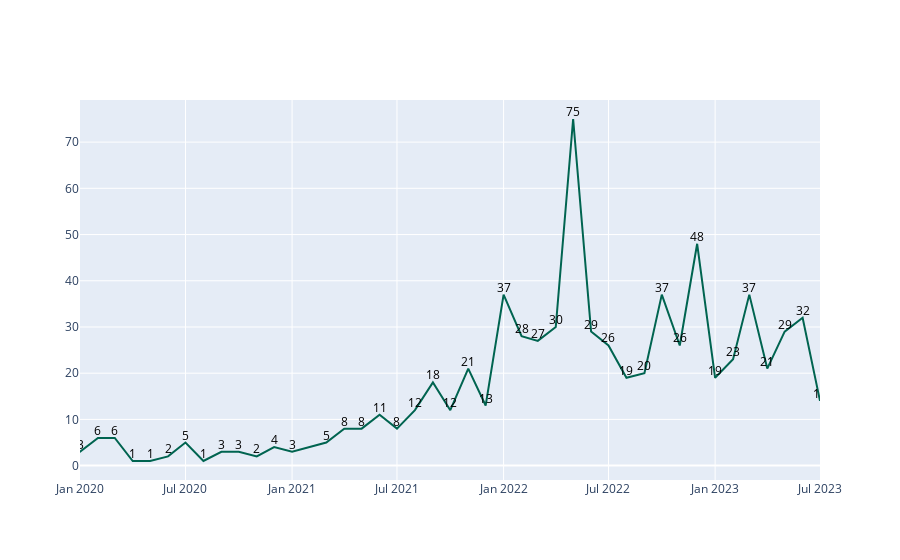

The notebook cell saved with this chart:
### Markdown cell above
## Grafico de lineas
El 77% de los datos se encuentran a partir del 2020 por lo tanto el rango lo vemos a partir de 2020

### Code cell
line_interval(data_period['released_period'],data_period['top'],'2020-01-01')

### Figure 1 — Plotly figure (JSON) as saved in the notebook; plotly's stock layout.template omitted (floating-point values rounded to 4 significant figures; data arrays with more than 128 entries replaced by an {"elided": "..."} marker saying what was removed)
{"data": [{"line": {"color": "rgb(0,100,80)"}, "mode": "lines+text", "text": {"elided": "161 int values"}, "textfont": {"color": "#000000"}, "textposition": "top center", "type": "scatter", "x": {"elided": "161 str values"}, "y": {"elided": "161 int values"}}], "layout": {"xaxis": {"range": ["2020-01-01", "2023-07-01T00:00:00"]}}}
